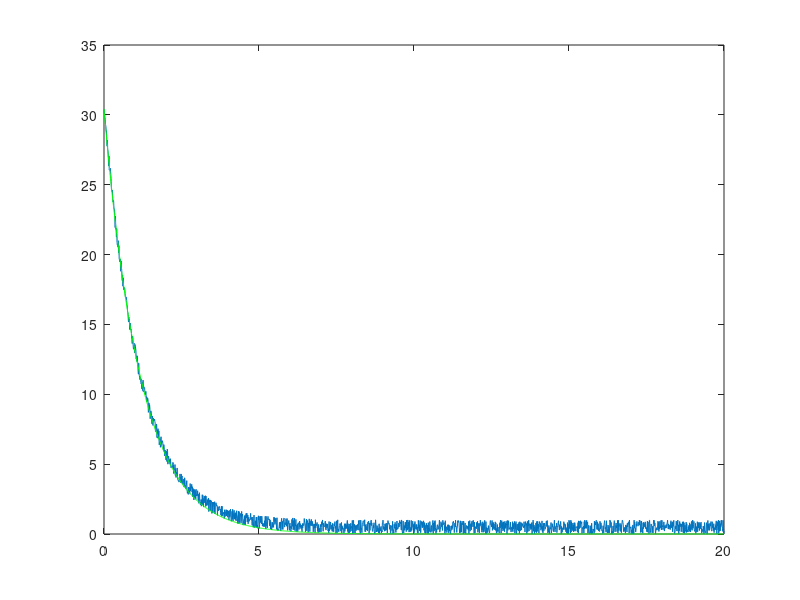

Write MATLAB code to recreate this figure. (Note: this script raises an error after producing the figure.)
clear;clc;
V0 = 30;
Lambda = 0.87;
t  = [0:0.01:20];
dt = 0.01;
n  = randi([0 100],1,length(t)) * dt;

Vt = V0 * exp( -1*Lambda*t ) + n;

plot(t,Vt)

point = [1;100;20;130;120;140;150;200];

for i=1:length(point)
    Y(i,1) = log(Vt(point(i)));
    A(i,1) = 1;
    A(i,2) = -t(point(i));
end

theta_hat = inv(A'*A)*(A')*Y;
e_hat = Y-A*theta_hat;
v0 = exp(theta_hat(1))
lambda = theta_hat(2)


vt = v0 * exp( -1*lambda*t );
hold on;
plot(t,vt,'g')

[theda,Yh,E,E_std,theda_std,theda_cov,E_corrcoef] = lse_std(Y,A);